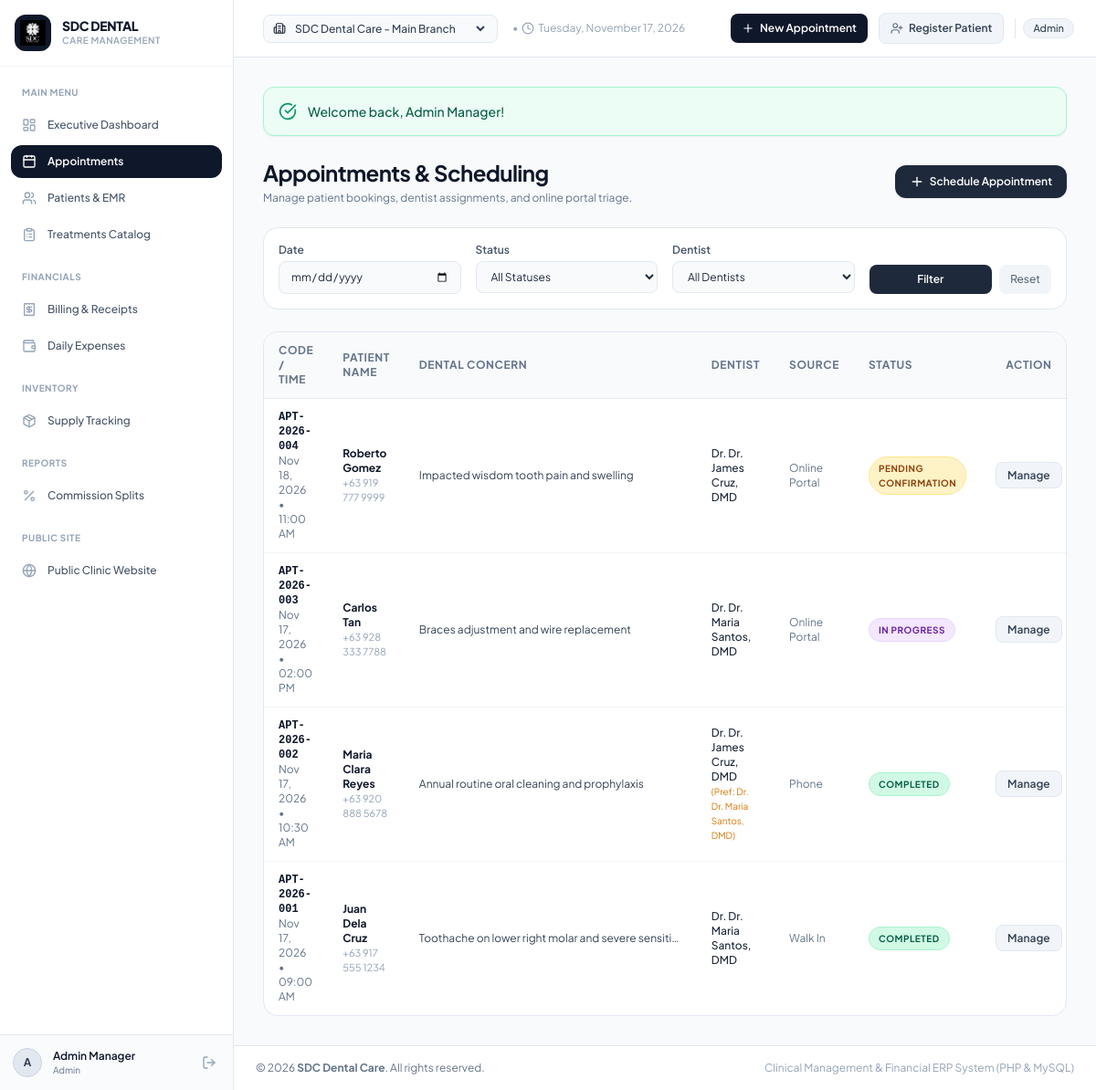
The app's page /index.php?page=appointments (signed in) with its own data.
### tables this page shows
CREATE TABLE `appointments` (
    `id` INT AUTO_INCREMENT PRIMARY KEY,
    `appointment_code` VARCHAR(30) UNIQUE NOT NULL,
    `branch_id` INT NOT NULL,
    `patient_id` INT NULL,
    `guest_name` VARCHAR(100) NULL,
    `guest_phone` VARCHAR(30) NULL,
    `preferred_dentist_id` INT NULL,
    `assigned_dentist_id` INT NULL,
    `reassignment_reason` TEXT NULL,
    `appointment_date` DATE NOT NULL,
    `appointment_time` TIME NOT NULL,
    `dental_concern` TEXT NOT NULL,
    `source` ENUM('online_portal', 'walk_in', 'phone') DEFAULT 'walk_in',
    `status` ENUM('pending_confirmation', 'confirmed', 'in_progress', 'completed', 'cancelled', 'no_show') DEFAULT 'confirmed',
    `notes` TEXT NULL,
    `created_at` TIMESTAMP DEFAULT CURRENT_TIMESTAMP,
    FOREIGN KEY (`branch_id`) REFERENCES `branches`(`id`),
    FOREIGN KEY (`patient_id`) REFERENCES `patients`(`id`) ON DELETE SET NULL,
    FOREIGN KEY (`preferred_dentist_id`) REFERENCES `dentists`(`id`) ON DELETE SET NULL,
    FOREIGN KEY (`assigned_dentist_id`) REFERENCES `dentists`(`id`) ON DELETE SET NULL
);

CREATE TABLE `users` (
    `id` INT AUTO_INCREMENT PRIMARY KEY,
    `branch_id` INT NULL,
    `role` ENUM('admin', 'dentist', 'front_desk', 'assistant') NOT NULL,
    `username` VARCHAR(50) UNIQUE NOT NULL,
    `password_hash` VARCHAR(255) NOT NULL,
    `full_name` VARCHAR(100) NOT NULL,
    `email` VARCHAR(100) UNIQUE,
    `phone` VARCHAR(30),
    `status` ENUM('active', 'inactive') DEFAULT 'active',
    `created_at` TIMESTAMP DEFAULT CURRENT_TIMESTAMP,
    FOREIGN KEY (`branch_id`) REFERENCES `branches`(`id`) ON DELETE SET NULL
);

CREATE TABLE `patients` (
    `id` INT AUTO_INCREMENT PRIMARY KEY,
    `patient_code` VARCHAR(30) UNIQUE NOT NULL,
    `first_name` VARCHAR(50) NOT NULL,
    `last_name` VARCHAR(50) NOT NULL,
    `gender` ENUM('male', 'female', 'other') DEFAULT 'other',
    `date_of_birth` DATE NULL,
    `phone` VARCHAR(30) NOT NULL,
    `email` VARCHAR(100) NULL,
    `address` TEXT NULL,
    `occupation` VARCHAR(100) NULL,
    `medical_history` TEXT NULL,
    `allergies` TEXT NULL,
    `created_at` TIMESTAMP DEFAULT CURRENT_TIMESTAMP
);

### controllers/AppointmentController.php (called while the page is built, shortened)
<?php
require_once __DIR__ . '/../models/Appointment.php';
class AppointmentController {
    public function index(): void {
        $filters = [];
        $appointments = Appointment::getAll($filters);
        require_once __DIR__ . '/../views/appointments/index.php';
    }
}

### models/Appointment.php (called while the page is built, shortened)
<?php
require_once __DIR__ . '/../config/database.php';
class Appointment {
    public static function getAll(array $filters = []): array {
        $sql = "SELECT a.*,
                       p.patient_code, p.first_name, p.last_name, p.phone as patient_phone, p.occupation,
                       b.branch_name,
                       u_pref.full_name as preferred_dentist_name,
                       u_asgn.full_name as assigned_dentist_name,
                       i.id as invoice_id, i.invoice_number, i.total_amount, i.paid_amount, i.balance_amount, i.payment_status
                FROM appointments a
                LEFT JOIN patients p ON a.patient_id = p.id
                LEFT JOIN branches b ON a.branch_id = b.id
                LEFT JOIN dentists d_pref ON a.preferred_dentist_id = d_pref.id
                LEFT JOIN users u_pref ON d_pref.user_id = u_pref.id
                LEFT JOIN dentists d_asgn ON a.assigned_dentist_id = d_asgn.id
                LEFT JOIN users u_asgn ON d_asgn.user_id = u_asgn.id
                LEFT JOIN billing_invoices i ON i.appointment_id = a.id
                WHERE 1=1";
        $params = [];
        $sql .= " ORDER BY a.appointment_date DESC, a.appointment_time DESC";
        return Database::fetchAll($sql, $params);
    }
}

### config/database.php (called while the page is built, shortened)
<?php
class Database {
    private static ?PDO $instance = null;
    public static function getConnection(): PDO {
        if (self::$instance === null) {
            $dsn = "mysql:host=" . self::DB_HOST . ";port=" . self::DB_PORT . ";dbname=" . self::DB_NAME . ";charset=" . self::DB_CHARSET;
            $options = [
                PDO::ATTR_ERRMODE            => PDO::ERRMODE_EXCEPTION,
                PDO::ATTR_DEFAULT_FETCH_MODE => PDO::FETCH_ASSOC,
                PDO::ATTR_EMULATE_PREPARES   => false,
            ];
            try {
                self::$instance = new PDO($dsn, self::DB_USER, self::DB_PASS, $options);
            } catch (PDOException $e) {
                throw new PDOException("Database connection error: " . $e->getMessage(), (int)$e->getCode());
            }
        }
        return self::$instance;
    }
    public static function query(string $sql, array $params = []): PDOStatement {
        $stmt = self::getConnection()->prepare($sql);
        $stmt->execute($params);
        return $stmt;
    }
    public static function fetchAll(string $sql, array $params = []): array {
        $stmt = self::query($sql, $params);
        return $stmt->fetchAll();
    }
}

### views/appointments/index.php (the view, shortened to what this page needs)
<?php
require_once __DIR__ . '/../layouts/header.php';
$filterDate = $_GET['date'] ?? '';
?>
<div class="mb-6 flex flex-col md:flex-row md:items-center md:justify-between gap-4">
    <div>
        <h2 class="text-2xl font-bold text-slate-900 tracking-tight">Appointments & Scheduling</h2>
        <p class="text-xs text-slate-500 mt-1">Manage patient bookings, dentist assignments, and online portal triage.</p>
    </div>
    <div class="flex items-center space-x-3">
        <a href="<?= BASE_URL ?>/index.php?page=appointment_create"
           class="inline-flex items-center space-x-1.5 bg-teal-600 hover:bg-teal-700 text-white text-xs font-semibold px-4 py-2.5 rounded-xl shadow-sm transition">
            <i data-lucide="plus" class="w-4 h-4"></i>
            <span>Schedule Appointment</span>
        </a>
    </div>
</div>
<div class="bg-white p-4 rounded-2xl border border-slate-200 shadow-xs mb-6">
    <form method="GET" class="grid grid-cols-1 sm:grid-cols-2 lg:grid-cols-4 gap-4 text-xs">
        <div>
            <label class="block font-semibold text-slate-600 mb-1">Date</label>
            <input type="date" name="date" value="<?= htmlspecialchars($filterDate) ?>"
                   class="w-full px-3 py-2 bg-slate-50 border border-slate-200 rounded-lg focus:outline-none focus:ring-1 focus:ring-teal-500">
        </div>
        <div>
            <label class="block font-semibold text-slate-600 mb-1">Status</label>
            <select name="status" class="w-full px-3 py-2 bg-slate-50 border border-slate-200 rounded-lg focus:outline-none focus:ring-1 focus:ring-teal-500">
                <option value="">All Statuses</option>
            </select>
        </div>
        <div>
            <label class="block font-semibold text-slate-600 mb-1">Dentist</label>
            <select name="dentist_id" class="w-full px-3 py-2 bg-slate-50 border border-slate-200 rounded-lg focus:outline-none focus:ring-1 focus:ring-teal-500">
                <option value="">All Dentists</option>
            </select>
        </div>
        <div class="flex items-end space-x-2">
            <button type="submit" class="w-full py-2 bg-slate-800 hover:bg-slate-900 text-white font-semibold rounded-lg transition">
                Filter
            </button>
            <a href="<?= BASE_URL ?>/index.php?page=appointments" class="py-2 px-3 bg-slate-100 hover:bg-slate-200 text-slate-600 rounded-lg transition">
                Reset
            </a>
        </div>
    </form>
</div>
<div class="bg-white rounded-2xl border border-slate-200 shadow-xs overflow-hidden">
    <div class="overflow-x-auto">
        <table class="w-full text-left border-collapse text-xs">
            <thead>
                <tr class="bg-slate-50 text-slate-500 uppercase tracking-wider font-bold border-b border-slate-200">
                    <th class="py-3 px-4">Code / Time</th>
                    <th class="py-3 px-4">Patient Name</th>
                    <th class="py-3 px-4">Dental Concern</th>
                    <th class="py-3 px-4">Dentist</th>
                    <th class="py-3 px-4">Source</th>
                    <th class="py-3 px-4">Status</th>
                    <th class="py-3 px-4 text-center">Action</th>
                </tr>
            </thead>
            <tbody class="divide-y divide-slate-100 text-slate-700">
                <?php if (empty($appointments)): ?>
                    <tr>
                        <td colspan="7" class="text-center py-8 text-slate-400 italic">No appointments match the selected filters.</td>
                    </tr>
                <?php else: ?>
                    <?php foreach ($appointments as $apt):
                        $statusColors = [
                            'pending_confirmation' => 'bg-amber-100 text-amber-800 border-amber-200',
                            'confirmed'            => 'bg-blue-100 text-blue-800 border-blue-200',
                            'in_progress'          => 'bg-purple-100 text-purple-800 border-purple-200',
                            'completed'            => 'bg-emerald-100 text-emerald-800 border-emerald-200',
                            'cancelled'            => 'bg-rose-100 text-rose-800 border-rose-200',
                            'no_show'              => 'bg-slate-100 text-slate-800 border-slate-200',
                        ];
                        $badge = $statusColors[$apt['status']] ?? 'bg-slate-100 text-slate-800';
                        $patientName = $apt['patient_id'] ? ($apt['first_name'] . ' ' . $apt['last_name']) : $apt['guest_name'];
                    ?>
                        <tr class="hover:bg-slate-50/80 transition">
                            <td class="py-3 px-4">
                                <span class="font-mono font-bold text-teal-700 block"><?= htmlspecialchars($apt['appointment_code']) ?></span>
                                <span class="text-slate-500"><?= date('M d, Y', strtotime($apt['appointment_date'])) ?> • <?= date('h:i A', strtotime($apt['appointment_time'])) ?></span>
                            </td>
                            <td class="py-3 px-4">
                                <span class="font-bold text-slate-900 block"><?= htmlspecialchars($patientName) ?></span>
                                <span class="text-[11px] text-slate-400"><?= htmlspecialchars($apt['patient_phone'] ?: $apt['guest_phone']) ?></span>
                            </td>
                            <td class="py-3 px-4 max-w-xs">
                                <p class="truncate" title="<?= htmlspecialchars($apt['dental_concern']) ?>">
                                    <?= htmlspecialchars($apt['dental_concern']) ?>
                                </p>
                            </td>
                            <td class="py-3 px-4">
                                <span class="font-medium text-slate-800 block">Dr. <?= htmlspecialchars($apt['assigned_dentist_name'] ?? 'Not Assigned') ?></span>
                                <?php if (!empty($apt['preferred_dentist_name']) && $apt['preferred_dentist_name'] !== $apt['assigned_dentist_name']): ?>
                                    <span class="text-[10px] text-amber-600 block" title="Reassigned from preferred dentist">
                                        (Pref: Dr. <?= htmlspecialchars($apt['preferred_dentist_name']) ?>)
                                    </span>
                                <?php endif; ?>
                            </td>
                            <td class="py-3 px-4">
                                <span class="capitalize text-slate-500"><?= str_replace('_', ' ', $apt['source']) ?></span>
                            </td>
                            <td class="py-3 px-4">
                                <span class="inline-block px-2.5 py-1 rounded-full text-[10px] font-bold uppercase tracking-wider border <?= $badge ?>">
                                    <?= str_replace('_', ' ', $apt['status']) ?>
                                </span>
                            </td>
                            <td class="py-3 px-4 text-center">
                                <a href="<?= BASE_URL ?>/index.php?page=appointment_view&id=<?= $apt['id'] ?>"
                                   class="px-3 py-1.5 bg-slate-100 hover:bg-teal-600 hover:text-white text-slate-700 text-xs font-semibold rounded-lg border border-slate-200 transition">
                                    Manage
                                </a>
                            </td>
                        </tr>
                    <?php endforeach; ?>
                <?php endif; ?>
            </tbody>
        </table>
    </div>
</div>
<?php require_once __DIR__ . '/../layouts/footer.php'; ?>

### assets/css/style.css (style rules this page uses)
button, a, input, select, textarea { transition: all 0.15s ease-in-out; }
table thead th { letter-spacing: 0.05em; font-weight: 700; }

### views/layouts/header.php (style rules this page uses)
body { font-family: 'Plus Jakarta Sans', sans-serif; }

### records on screen
appointments: appointment_code "APT-2026-004", appointment_date "Nov 18, 2026", appointment_time "11:00 AM", guest_name "Roberto Gomez", guest_phone "+63 919 777 9999", dental_concern "Impacted wisdom tooth pain and swelling", users.full_name "Dr. James Cruz, DMD", source "Online Portal", status "PENDING CONFIRMATION"
appointments: appointment_code "APT-2026-003", appointment_date "Nov 17, 2026", appointment_time "02:00 PM", patient.last_name "Carlos Tan", patient.phone "+63 928 333 7788", dental_concern "Braces adjustment and wire replacement", users.full_name "Dr. Maria Santos, DMD", source "Online Portal", status "IN PROGRESS"
appointments: appointment_code "APT-2026-002", appointment_date "Nov 17, 2026", appointment_time "10:30 AM", patient.last_name "Maria Clara Reyes", patient.phone "+63 920 888 5678", dental_concern "Annual routine oral cleaning and prophylaxis", users.full_name "Dr. James Cruz, DMD", users.full_name "Dr. Maria Santos, DMD", source "Phone", status "COMPLETED"
appointments: appointment_code "APT-2026-001", appointment_date "Nov 17, 2026", appointment_time "09:00 AM", patient.last_name "Juan Dela Cruz", patient.phone "+63 917 555 1234", dental_concern "Toothache on lower right molar and severe sensiti…", users.full_name "Dr. Maria Santos, DMD", source "Walk In", status "COMPLETED"

### other values on screen
substr($currentUser['full_name'] ?? 'U', 0, 1) "A"
$currentUser['full_name'] "Admin Manager"
str_replace('_', ' ', $currentUser['role'] ?? 'Staff') "Admin"
str_replace('_', ' ', $currentUser['role']) "Admin"
$success "Welcome back, Admin Manager!"
APP_NAME "SDC Dental Care"
form field branch_id "SDC Dental Care - Main Branch"
